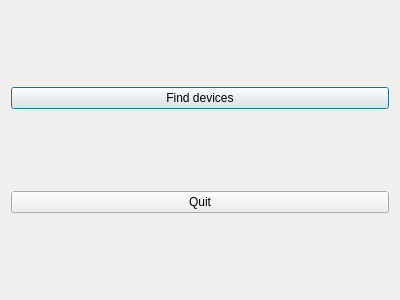
<?xml version="1.0" encoding="UTF-8"?>
<ui version="4.0">
 <class>Chat</class>
 <widget class="QDialog" name="Chat">
  <property name="geometry">
   <rect>
    <x>0</x>
    <y>0</y>
    <width>400</width>
    <height>300</height>
   </rect>
  </property>
  <property name="windowTitle">
   <string>Bluetooth Chat</string>
  </property>
  <layout class="QVBoxLayout" name="verticalLayout">
   <item>
    <layout class="QHBoxLayout" name="horizontalLayout"/>
   </item>
   <item>
    <layout class="QHBoxLayout" name="horizontalLayout_2">
     <item>
      <widget class="QPushButton" name="connectButton">
       <property name="text">
        <string>Find devices</string>
       </property>
      </widget>
     </item>
    </layout>
   </item>
   <item>
    <widget class="QPushButton" name="quitButton">
     <property name="text">
      <string>Quit</string>
     </property>
    </widget>
   </item>
  </layout>
 </widget>
 <resources/>
 <connections/>
</ui>
